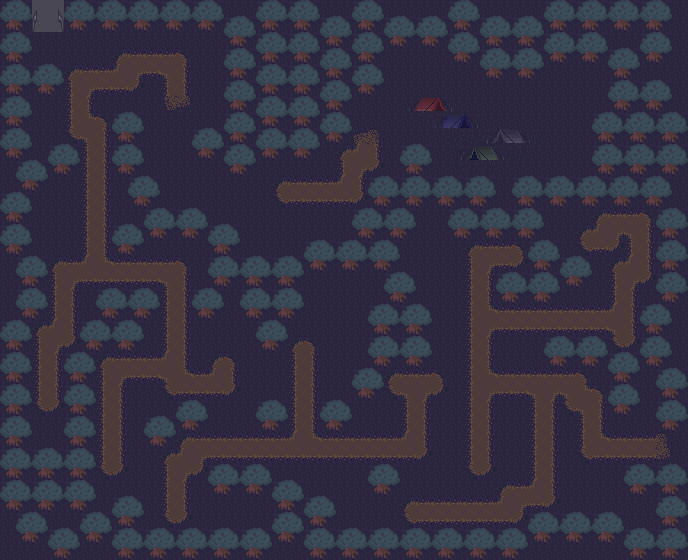

A level layout from a 2D game, rendered from its tile map. Below: a short description, then the map file with tile-grid data replaced by summaries:
An orthogonal 43x35 tile map with 16x16 px tiles, 2 tile layers (Kachelebene 1, Kachelebene 2) and 168 objects.

<map version="1.8" tiledversion="1.8.2" orientation="orthogonal" renderorder="right-down" width="43" height="35" tilewidth="16" tileheight="16" infinite="0" nextlayerid="3" nextobjectid="3">
 <tileset firstgid="1" source="Tileset.tsx" />
 <layer id="1" name="Kachelebene 1" width="43" height="35">
  <data>[1505 cells, 1505 non-empty, 1 distinct tile ids]</data>
 </layer>
 <layer id="2" name="Kachelebene 2" width="43" height="35">
  <data>[1505 cells, 1453 non-empty, 54 distinct tile ids]</data>
 </layer>
 <objectgroup id="3" name="border">
  <object id="1" x="0" y="0" width="32" height="32" />
  <object id="3" x="96" y="0" width="32" height="32" />
  <object id="4" x="128" y="0" width="32" height="32" />
  <object id="5" x="160" y="0" width="32" height="32" />
  <object id="6" x="192" y="0" width="32" height="32" />
  <object id="7" x="256" y="0" width="32" height="32" />
  <object id="8" x="288" y="0" width="32" height="32" />
  <object id="9" x="352" y="0" width="32" height="32" />
  <object id="10" x="448" y="0" width="32" height="32" />
  <object id="11" x="544" y="0" width="32" height="32" />
  <object id="12" x="576" y="0" width="32" height="32" />
  <object id="13" x="608" y="0" width="32" height="32" />
  <object id="14" x="640" y="0" width="32" height="32" />
  <object id="15" x="224" y="16" width="32" height="32" />
  <object id="16" x="320" y="16" width="32" height="32" />
  <object id="17" x="384" y="16" width="32" height="32" />
  <object id="18" x="416" y="16" width="32" height="32" />
  <object id="19" x="480" y="16" width="32" height="32" />
  <object id="20" x="512" y="16" width="32" height="32" />
  <object id="21" x="0" y="32" width="32" height="32" />
  <object id="22" x="256" y="32" width="32" height="32" />
  <object id="23" x="288" y="32" width="32" height="32" />
  <object id="24" x="352" y="32" width="32" height="32" />
  <object id="25" x="448" y="32" width="32" height="32" />
  <object id="26" x="544" y="32" width="32" height="32" />
  <object id="27" x="576" y="32" width="32" height="32" />
  <object id="28" x="640" y="32" width="32" height="32" />
  <object id="29" x="224" y="48" width="32" height="32" />
  <object id="30" x="320" y="48" width="32" height="32" />
  <object id="31" x="480" y="48" width="32" height="32" />
  <object id="32" x="512" y="48" width="32" height="32" />
  <object id="33" x="608" y="48" width="32" height="32" />
  <object id="34" x="0" y="64" width="32" height="32" />
  <object id="35" x="32" y="64" width="32" height="32" />
  <object id="36" x="256" y="64" width="32" height="32" />
  <object id="37" x="288" y="64" width="32" height="32" />
  <object id="38" x="352" y="64" width="32" height="32" />
  <object id="39" x="224" y="80" width="32" height="32" />
  <object id="40" x="320" y="80" width="32" height="32" />
  <object id="41" x="608" y="80" width="32" height="32" />
  <object id="42" x="640" y="80" width="32" height="32" />
  <object id="43" x="0" y="96" width="32" height="32" />
  <object id="44" x="256" y="96" width="32" height="32" />
  <object id="45" x="288" y="96" width="32" height="32" />
  <object id="46" x="112" y="112" width="32" height="32" />
  <object id="47" x="224" y="112" width="32" height="32" />
  <object id="48" x="320" y="112" width="32" height="32" />
  <object id="49" x="592" y="112" width="32" height="32" />
  <object id="50" x="624" y="112" width="32" height="32" />
  <object id="51" x="656" y="112" width="32" height="32" />
  <object id="52" x="0" y="128" width="32" height="32" />
  <object id="53" x="192" y="128" width="32" height="32" />
  <object id="54" x="256" y="128" width="32" height="32" />
  <object id="55" x="288" y="128" width="32" height="32" />
  <object id="56" x="48" y="144" width="32" height="32" />
  <object id="57" x="112" y="144" width="32" height="32" />
  <object id="58" x="224" y="144" width="32" height="32" />
  <object id="59" x="400" y="144" width="32" height="32" />
  <object id="60" x="592" y="144" width="32" height="32" />
  <object id="61" x="624" y="144" width="32" height="32" />
  <object id="62" x="656" y="144" width="32" height="32" />
  <object id="63" x="16" y="160" width="32" height="32" />
  <object id="64" x="128" y="176" width="32" height="32" />
  <object id="65" x="368" y="176" width="32" height="32" />
  <object id="66" x="400" y="176" width="32" height="32" />
  <object id="67" x="432" y="176" width="32" height="32" />
  <object id="68" x="464" y="176" width="32" height="32" />
  <object id="69" x="512" y="176" width="32" height="32" />
  <object id="70" x="544" y="176" width="32" height="32" />
  <object id="71" x="576" y="176" width="32" height="32" />
  <object id="72" x="608" y="176" width="32" height="32" />
  <object id="73" x="640" y="176" width="32" height="32" />
  <object id="74" x="0" y="192" width="32" height="32" />
  <object id="75" x="144" y="208" width="32" height="32" />
  <object id="76" x="176" y="208" width="32" height="32" />
  <object id="77" x="352" y="208" width="32" height="32" />
  <object id="78" x="384" y="208" width="32" height="32" />
  <object id="79" x="448" y="208" width="32" height="32" />
  <object id="80" x="480" y="208" width="32" height="32" />
  <object id="81" x="512" y="208" width="32" height="32" />
  <object id="82" x="656" y="208" width="32" height="32" />
  <object id="83" x="0" y="224" width="32" height="32" />
  <object id="84" x="112" y="224" width="32" height="32" />
  <object id="85" x="208" y="224" width="32" height="32" />
  <object id="86" x="304" y="240" width="32" height="32" />
  <object id="87" x="336" y="240" width="32" height="32" />
  <object id="88" x="368" y="240" width="32" height="32" />
  <object id="89" x="528" y="240" width="32" height="32" />
  <object id="90" x="656" y="240" width="32" height="32" />
  <object id="91" x="16" y="256" width="32" height="32" />
  <object id="92" x="208" y="256" width="32" height="32" />
  <object id="93" x="240" y="256" width="32" height="32" />
  <object id="94" x="272" y="256" width="32" height="32" />
  <object id="95" x="560" y="256" width="32" height="32" />
  <object id="96" x="384" y="272" width="32" height="32" />
  <object id="97" x="496" y="272" width="32" height="32" />
  <object id="98" x="528" y="272" width="32" height="32" />
  <object id="99" x="656" y="272" width="32" height="32" />
  <object id="100" x="16" y="288" width="32" height="32" />
  <object id="101" x="96" y="288" width="32" height="32" />
  <object id="102" x="128" y="288" width="32" height="32" />
  <object id="103" x="192" y="288" width="32" height="32" />
  <object id="104" x="240" y="288" width="32" height="32" />
  <object id="105" x="272" y="288" width="32" height="32" />
  <object id="106" x="368" y="304" width="32" height="32" />
  <object id="107" x="400" y="304" width="32" height="32" />
  <object id="108" x="640" y="304" width="32" height="32" />
  <object id="109" x="0" y="320" width="32" height="32" />
  <object id="110" x="80" y="320" width="32" height="32" />
  <object id="111" x="112" y="320" width="32" height="32" />
  <object id="112" x="256" y="320" width="32" height="32" />
  <object id="113" x="368" y="336" width="32" height="32" />
  <object id="114" x="400" y="336" width="32" height="32" />
  <object id="115" x="544" y="336" width="32" height="32" />
  <object id="116" x="576" y="336" width="32" height="32" />
  <object id="117" x="640" y="336" width="32" height="32" />
  <object id="118" x="0" y="352" width="32" height="32" />
  <object id="119" x="64" y="352" width="32" height="32" />
  <object id="120" x="608" y="352" width="32" height="32" />
  <object id="121" x="352" y="368" width="32" height="32" />
  <object id="122" x="656" y="368" width="32" height="32" />
  </objectgroup>
</map>
<!-- 47 of 168 objects omitted -->
